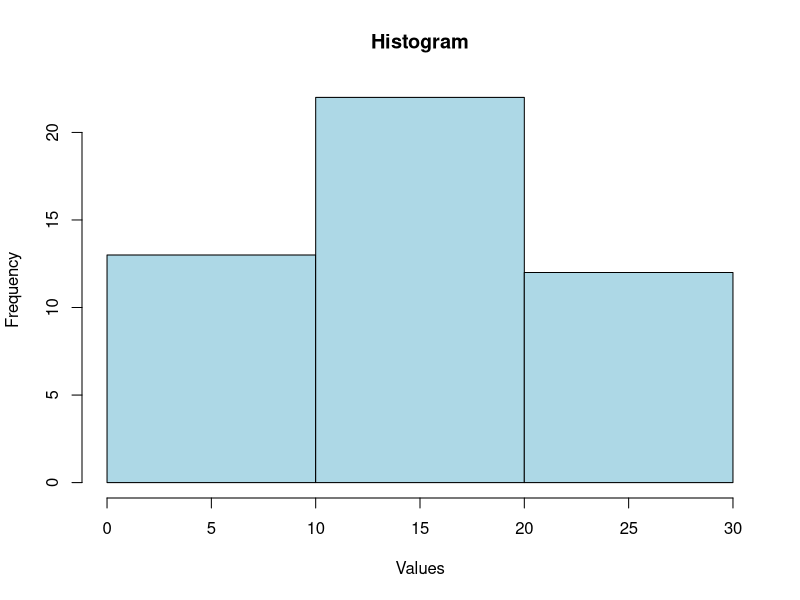

Write the R code that produced this figure.
data <- c(1,1,5,5,5,5,8,8,8,10,10,10,10,12,14,14,14,15,15,15,15,15,15,
18,18,18,18,18,20,20,20,20,20,20,20,21,21,21,21,25,25,25,25,25,28,28,30)

bins <- split(data, cut(seq_along(data), 3, labels = FALSE))

print(bins)

bin_mean <- lapply(bins, function(x) rep(mean(x), length(x)))
print(bin_mean)

smooth_boundary <- function(x){
  left <- min(x)
  right <- max(x)

  sapply(x, function(i){
    if(abs(i-left) <= abs(i-right))
      left
    else
      right
  })
}

bin_boundary <- lapply(bins, smooth_boundary)
print(bin_boundary)

hist(data,
     breaks = 3,
     col = "lightblue",
     main = "Histogram",
     xlab = "Values")
